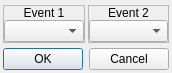
<?xml version="1.0" encoding="UTF-8"?>
<ui version="4.0">
 <class>ConfigureEvent_TradeTwoEventLocations</class>
 <widget class="QDialog" name="ConfigureEvent_TradeTwoEventLocations">
  <property name="geometry">
   <rect>
    <x>0</x>
    <y>0</y>
    <width>166</width>
    <height>73</height>
   </rect>
  </property>
  <property name="windowTitle">
   <string>Trade Two Event Locations</string>
  </property>
  <property name="windowIcon">
   <iconset resource="gui_icons.qrc">
    <normaloff>:/icons/openrpgmaker.png</normaloff>:/icons/openrpgmaker.png</iconset>
  </property>
  <property name="styleSheet">
   <string notr="true">.QFrame
{
	border-width: 1px;
	border-style: solid;
	border-color: palette(window-text);
}

.QFrame&gt;QLabel
{
	border-width: 0px;
	background-color: palette(window-text);
	color: palette(window);
	font-weight: bold;
}

.QFrame&gt;QCheckBox
{
	background-color: palette(window-text);
	border-width: 0px;
	border-style: none;
	color: palette(window);
	spacing: 3px;
	font-weight: bold;
	padding: 0px 0px 0px 3px;
}

.QFrame&gt;QCheckBox::indicator
{
	min-width: 8px;
	max-width: 8px;
	min-height: 8px;
	max-height: 8px;
	width: 8px;
	height: 8px;
	border-width: 2px;
	border-radius: 0px;
	border-style: ridge;
	border-color: palette(mid);
}

.QFrame&gt;QCheckBox::indicator:unchecked
{
	background-color: palette(base);
}

.QFrame&gt;QCheckBox::indicator:checked
{
	background-color: palette(window-text);
}

.QFrame&gt;QCheckBox::indicator:hover
{
	border-color: palette(highlight);
}</string>
  </property>
  <layout class="QVBoxLayout" name="verticalLayout">
   <property name="spacing">
    <number>3</number>
   </property>
   <property name="margin">
    <number>3</number>
   </property>
   <item>
    <widget class="QWidget" name="widget" native="true">
     <layout class="QHBoxLayout" name="horizontalLayout">
      <property name="spacing">
       <number>3</number>
      </property>
      <property name="margin">
       <number>0</number>
      </property>
      <item>
       <widget class="QFrame" name="frame_3">
        <property name="sizePolicy">
         <sizepolicy hsizetype="Preferred" vsizetype="Fixed">
          <horstretch>0</horstretch>
          <verstretch>0</verstretch>
         </sizepolicy>
        </property>
        <property name="frameShape">
         <enum>QFrame::StyledPanel</enum>
        </property>
        <property name="frameShadow">
         <enum>QFrame::Raised</enum>
        </property>
        <layout class="QVBoxLayout" name="verticalLayout_6">
         <property name="spacing">
          <number>0</number>
         </property>
         <property name="margin">
          <number>0</number>
         </property>
         <item>
          <widget class="QLabel" name="label_3">
           <property name="sizePolicy">
            <sizepolicy hsizetype="Preferred" vsizetype="Fixed">
             <horstretch>0</horstretch>
             <verstretch>0</verstretch>
            </sizepolicy>
           </property>
           <property name="text">
            <string>Event 1</string>
           </property>
           <property name="alignment">
            <set>Qt::AlignCenter</set>
           </property>
          </widget>
         </item>
         <item>
          <widget class="QWidget" name="widget_35" native="true">
           <layout class="QHBoxLayout" name="horizontalLayout_3">
            <property name="spacing">
             <number>0</number>
            </property>
            <property name="margin">
             <number>0</number>
            </property>
            <item>
             <widget class="QComboBox" name="cboxEvent1"/>
            </item>
           </layout>
          </widget>
         </item>
        </layout>
       </widget>
      </item>
      <item>
       <widget class="QFrame" name="frame_4">
        <property name="sizePolicy">
         <sizepolicy hsizetype="Preferred" vsizetype="Fixed">
          <horstretch>0</horstretch>
          <verstretch>0</verstretch>
         </sizepolicy>
        </property>
        <property name="frameShape">
         <enum>QFrame::StyledPanel</enum>
        </property>
        <property name="frameShadow">
         <enum>QFrame::Raised</enum>
        </property>
        <layout class="QVBoxLayout" name="verticalLayout_7">
         <property name="spacing">
          <number>0</number>
         </property>
         <property name="margin">
          <number>0</number>
         </property>
         <item>
          <widget class="QLabel" name="label_4">
           <property name="sizePolicy">
            <sizepolicy hsizetype="Preferred" vsizetype="Fixed">
             <horstretch>0</horstretch>
             <verstretch>0</verstretch>
            </sizepolicy>
           </property>
           <property name="text">
            <string>Event 2</string>
           </property>
           <property name="alignment">
            <set>Qt::AlignCenter</set>
           </property>
          </widget>
         </item>
         <item>
          <widget class="QWidget" name="widget_36" native="true">
           <layout class="QHBoxLayout" name="horizontalLayout_4">
            <property name="spacing">
             <number>0</number>
            </property>
            <property name="margin">
             <number>0</number>
            </property>
            <item>
             <widget class="QComboBox" name="cboxEvent2"/>
            </item>
           </layout>
          </widget>
         </item>
        </layout>
       </widget>
      </item>
     </layout>
    </widget>
   </item>
   <item>
    <widget class="QDialogButtonBox" name="buttonBox">
     <property name="orientation">
      <enum>Qt::Horizontal</enum>
     </property>
     <property name="standardButtons">
      <set>QDialogButtonBox::Cancel|QDialogButtonBox::Ok</set>
     </property>
    </widget>
   </item>
  </layout>
 </widget>
 <resources>
  <include location="gui_icons.qrc"/>
 </resources>
 <connections>
  <connection>
   <sender>buttonBox</sender>
   <signal>accepted()</signal>
   <receiver>ConfigureEvent_TradeTwoEventLocations</receiver>
   <slot>accept()</slot>
   <hints>
    <hint type="sourcelabel">
     <x>248</x>
     <y>254</y>
    </hint>
    <hint type="destinationlabel">
     <x>157</x>
     <y>274</y>
    </hint>
   </hints>
  </connection>
  <connection>
   <sender>buttonBox</sender>
   <signal>rejected()</signal>
   <receiver>ConfigureEvent_TradeTwoEventLocations</receiver>
   <slot>reject()</slot>
   <hints>
    <hint type="sourcelabel">
     <x>316</x>
     <y>260</y>
    </hint>
    <hint type="destinationlabel">
     <x>286</x>
     <y>274</y>
    </hint>
   </hints>
  </connection>
 </connections>
</ui>
